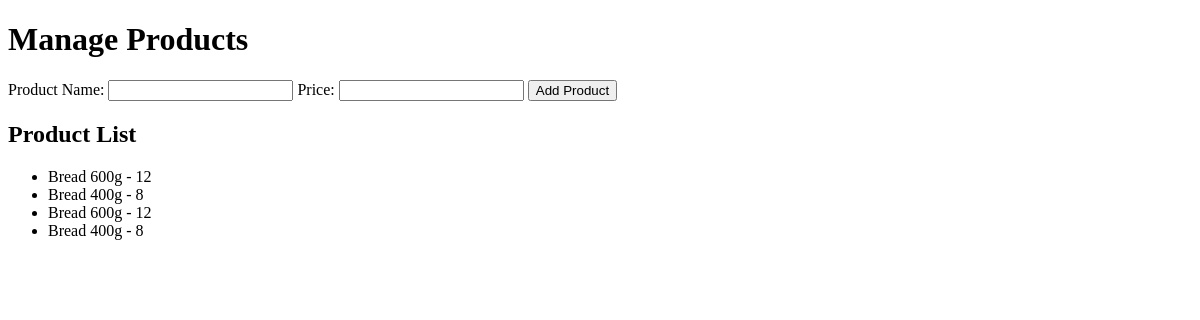
/products, run on an earlier commit of the app's database.
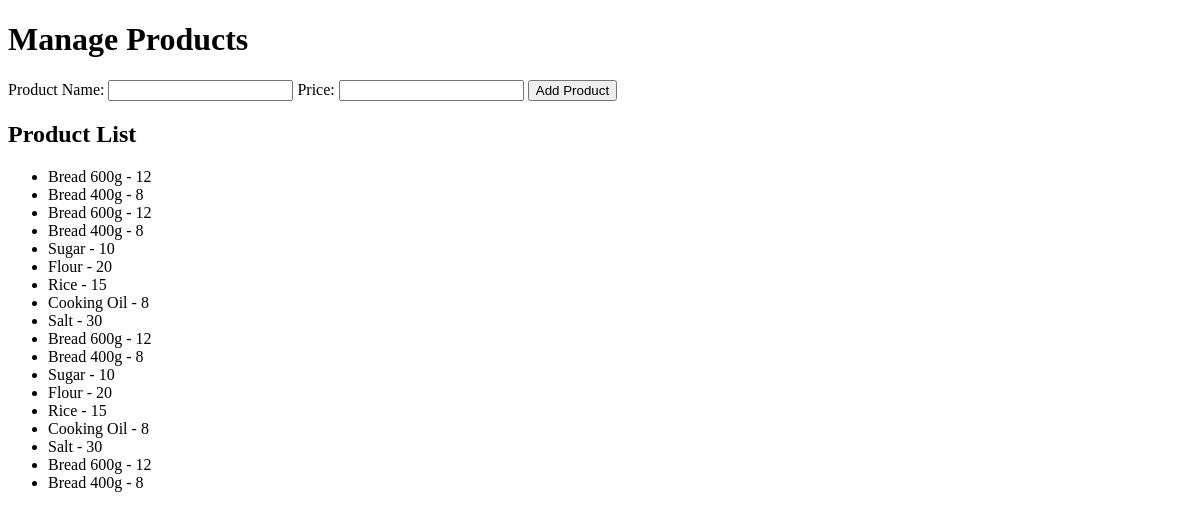
And on a later commit of the database.
### tables this page shows
CREATE TABLE products (
    id INTEGER PRIMARY KEY AUTOINCREMENT,
    name TEXT NOT NULL,
    quantity INTEGER NOT NULL,
    price REAL NOT NULL
);

### app.py (the view)
@app.route("/products", methods=["GET", "POST"])
def products():
    conn = sqlite3.connect("shop.db")
    cursor = conn.cursor()
    if request.method == "POST":
        name = request.form["name"]
        price = request.form["price"]
        cursor.execute("INSERT INTO products (name, price) VALUES (?, ?)", (name, price))
        conn.commit()
    cursor.execute("SELECT * FROM products")
    products = cursor.fetchall()
    conn.close()
    return render_template("products.html", products=products)

### templates/products.html (shortened to what this page needs)
<!DOCTYPE html>
<html>
<head>
</head>
<body>
    <h1>Manage Products</h1>
    <form method="POST" action="/products">
        <label>Product Name:</label>
        <input type="text" name="name" required>
        <label>Price:</label>
        <input type="number" name="price" required>
        <button type="submit">Add Product</button>
    </form>
    <h2>Product List</h2>
    <ul>
        {% for product in products %}
            <li>{{ product[1] }} - {{ product[2] }}</li>
        {% endfor %}
    </ul>
</body>
</html>

What changed in the data, as far as the page shows it:
added products: name "Sugar", quantity "10"
added products: name "Flour", quantity "20"
added products: name "Rice", quantity "15"
added products: name "Cooking Oil", quantity "8"
added products: name "Salt", quantity "30"
added products: name "Bread 600g", quantity "12"
added products: name "Bread 400g", quantity "8"
added products: name "Sugar", quantity "10"
added products: name "Flour", quantity "20"
added products: name "Rice", quantity "15"
added products: name "Cooking Oil", quantity "8"
added products: name "Salt", quantity "30"
added products: name "Bread 600g", quantity "12"
added products: name "Bread 400g", quantity "8"
